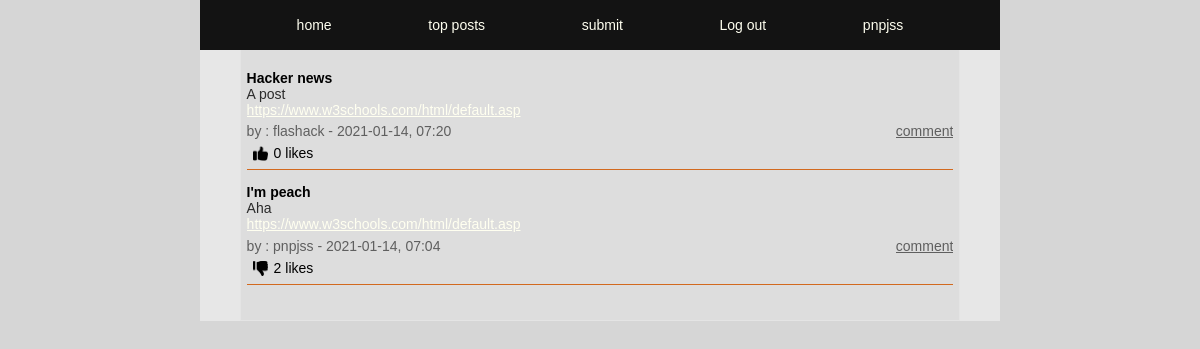
/index.php (signed in), run on the app's committed database.
### tables this page shows
CREATE TABLE posts (
id INTEGER PRIMARY KEY AUTOINCREMENT,
title TEXT,
user_id INTEGER,
url TEXT,
description TEXT,
post_date DATETIME);

CREATE TABLE users (
id INTEGER PRIMARY KEY AUTOINCREMENT,
username TEXT NOT NULL UNIQUE,
email TEXT NOT NULL UNIQUE,
firstname TEXT NOT NULL,
lastname TEXT NOT NULL,
passwd TEXT NOT NULL, 
biography TEXT, 
avatar TEXT);

### app/functions.php (called while the page is built, shortened)
<?php
function getLikes($pdo, $postId)
{
    $query = "SELECT COUNT(*) FROM upvotes WHERE post_id = :post_id";
    $statement = $pdo->prepare($query);
    $statement->bindParam(':post_id', $postId, PDO::PARAM_STR);
    $statement->execute();
    $likeCount = $statement->fetch(PDO::FETCH_ASSOC);
    return $likeCount;
}
function likeCheck($pdo, $likePostId, $userId)
{
    $query = "SELECT COUNT(*) FROM upvotes WHERE post_id = :post_id AND user_id = :user_id";
    $statement = $pdo->prepare($query);
    $statement->bindParam(':post_id', $likePostId, PDO::PARAM_STR);
    $statement->bindParam(':user_id', $userId, PDO::PARAM_STR);
    $statement->execute();
    $likeCheck = $statement->fetch(PDO::FETCH_ASSOC);
    if ($likeCheck['COUNT(*)'] > 0) {
        $likeCheck = $likeCheck['COUNT(*)'];
        return $likeCheck;
    }
}

### index.php (the view, shortened to what this page needs)
<?php
require __DIR__ . ('/app/views/header.php');
require __DIR__ . ('/app/autoload.php');
require __DIR__ . ('/app/views/nav.php');
if (isset($_GET['top-posts'])) {
    $posts = getMostLiked($pdo);
} else {
    $statement = $pdo->query('SELECT posts.*, users.username FROM users INNER JOIN posts ON posts.user_id = users.id ORDER BY post_date DESC');
    $posts = $statement->fetchAll(PDO::FETCH_ASSOC);
}
if (isset($_SESSION['user'])) {
    $userId = $_SESSION['user']['id'];
}
?>
<main>
    <section>
        <article class="index-container">
            <?php foreach ($posts as $post) : ?>
                <?php $postId = $post['id']; ?>
                <?php $likeCount = getLikes($pdo, $postId); ?>
                <?php if (isset($userId)) : ?>
                    <?php $likeCheck = likeCheck($pdo, $postId, $userId); ?>
                <?php endif; ?>
                <div class="index-title">
                    <h4> <?= $post['title']; ?> </h4>
                </div>
                <div class="index-description">
                    <p><?= $post['description'] ?></p>
                </div>
                <div class="index-url">
                    <a href="<?= $post['url']; ?>"><?= $post['url']; ?></a>
                </div>
                <div class="index-poster-info">
                    <p><?= "by : " . $post['username'] . " - " . $post['post_date']; ?></p>
                    <a href="comments.php?id=<?= $post['id'] ?>&title=<?= $post['title'] ?>">comment</a>
                </div>
                <div class="index-poster-likes">
                    <?php if (isset($_SESSION['user'])) : ?>
                        <?php if (isset($likeCheck)) : ?>
                            <form action="/app/posts/dislike.php" method="post">
                                <button type="submit"><img src="/app/images/dislike.png" height="15px" width="15px" alt=""></button>
                            </form>
                        <?php elseif (!$likeCheck) : ?>
                            <form action="/app/posts/like.php" method="post">
                                <button type="submit"><img src="/app/images/likes.png" height=15px width="15px" alt=""></button>
                            </form>
                        <?php endif; ?>
                    <?php endif; ?>
                    <?= $likeCount['COUNT(*)'] . ' likes ' ?>
                </div>
            <?php endforeach; ?>
        </article>
    </section>
</main>
<?php require __DIR__ . ('/app/views/nav.php'); ?>

### app/assets/style.css (style rules this page uses)
* { box-sizing: border-box; margin: 0; font-family: Verdana, Geneva, Tahoma, sans-serif, Arial, Teko-regular; font-size: 14px; }
body { width: 100%; display: flex; justify-content: center; min-height: 100vh; width: 100%; position: absolute; margin-left: auto; margin-right: auto; background-color: rgb(214, 214, 214); }
a { color :ivory; }
main { display: flex; justify-content: center; height: 100%; width: 100%; background-color: #4e463a; max-width: 800px; }
section { display: flex; justify-content: center; width: 100% ; max-width: 800px; min-height:100% ; margin-top: 50px; background-color: rgb(231, 231, 231); flex-wrap: wrap; }

### app/assets/index.css (style rules this page uses)
.index-container { display: flex; width: 90%; height:auto; flex-wrap: wrap; background-color: rgb(221, 221, 221); border: 1px solid rgb(228, 228, 228); border-top: none; padding: 0.4rem ; padding-bottom: 2.5rem; }
.index-title { height : auto; width: 100%; margin-top: 1rem; }
.index-description { height : auto; word-break: break-all; width:90%; font-size: 16px; color: rgb(43, 43, 43); }
.index-url { width: 80%; overflow: hidden; text-overflow: ellipsis; white-space: nowrap; }
.index-poster-info { padding:0.4rem 0 0.4rem; display: flex; justify-content: space-between; height: auto; width: 100%; font-size: 14px; color: rgb(95, 95, 95); }
.index-poster-info a { color: rgb(95, 95, 95); overflow: hidden; text-overflow: ellipsis; white-space: nowrap; }
.index-poster-likes { display: flex; justify-content: flex-start; width: 100%; background-color: rgb(221, 221, 221); border: none; border-bottom: solid 1px chocolate; }
.index-poster-likes button { border: none; background-color: rgb(221, 221, 221); padding-bottom: 0.4rem; }

### data on the page
posts: title "Hacker news", description "A post", url "https://www.w3schools.com/html/default.asp", user.username "flashack", post_date "2021-01-14, 07:20", COUNT "0"
posts: title "I'm peach", description "Aha", url "https://www.w3schools.com/html/default.asp", user.username "pnpjss", post_date "2021-01-14, 07:04", COUNT "2"

### other printed values
$_SESSION['user']['username'] "pnpjss"
